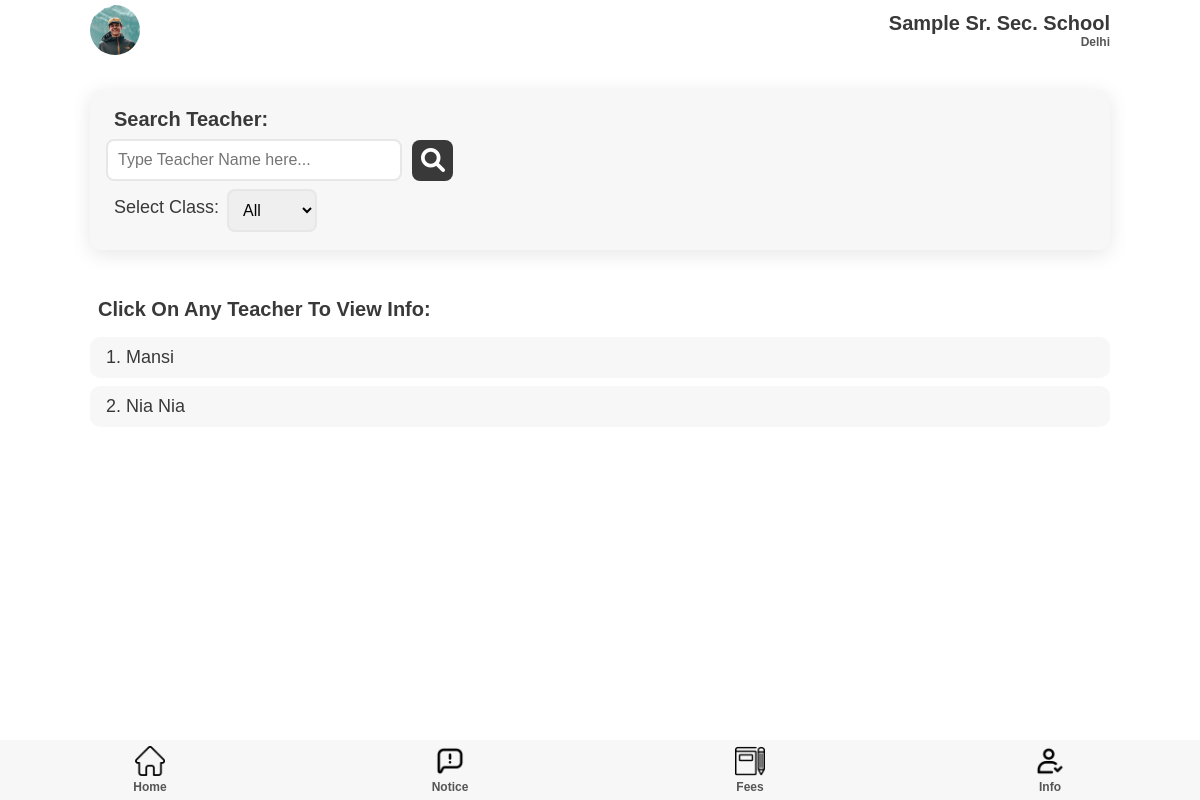
Page /superadmin/teachers/ (signed in) on the earlier database version.
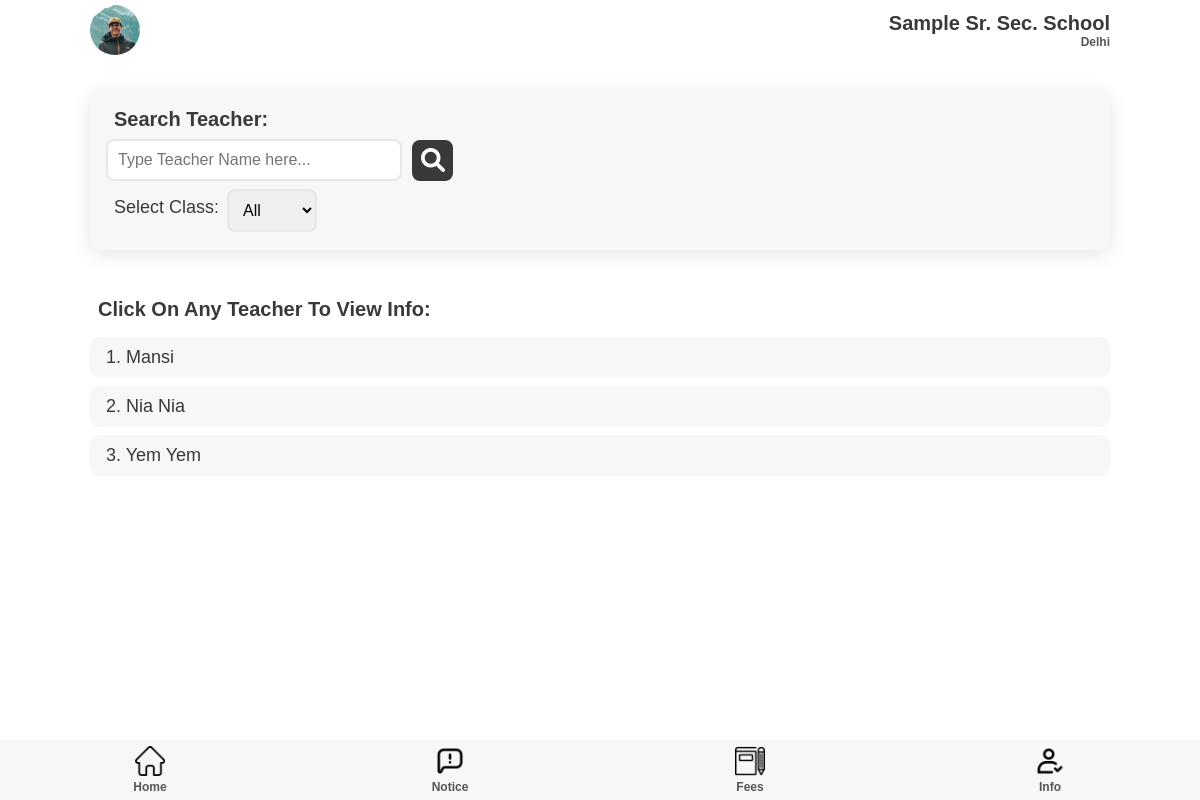
Same page on the later database version.
### teacher/models.py (models this page shows)
class teacher(models.Model):
    fname = models.CharField(max_length=50)
    mname = models.CharField(max_length=50, blank=True, null=True)
    lname = models.CharField(max_length=50, blank=True, null=True)
    email = models.EmailField()
    phone = models.IntegerField()
    user = models.OneToOneField(User, on_delete=models.CASCADE, primary_key = True)
    school = models.ForeignKey('superadmin.school', on_delete=models.PROTECT)
    username = models.CharField(max_length=50, blank=False, null=False)

### superadmin/views.py (the view)
# urls.py: path('teachers/', views.teachers, name = 'teachers'),
def teachers(request):
    admin = SuperAdmin.objects.get(user = request.user)
    teachers = teacher.objects.filter(school = admin.school)
    classes = classSection.objects.filter(teacher__in = teacher.objects.filter(school = admin.school))
    return render(request, 'teachers.html', {'teachers': teachers, 'classes': classes})

### templates/superadmin/teachers.html (shortened to what this page needs)
{% extends 'adminhome.html' %}
{% load static %}
{% block extra-head %}
    <link rel="stylesheet" href="{% static '/css/attendance.css' %}" />
    <link rel="stylesheet" href="{% static '/css/teacherExam.css' %}" />
    <link rel="stylesheet" href="{% static '/css/progress.css' %}" />
    <link rel="stylesheet" href="{% static '/css/adminList.css' %}" />
{% endblock extra-head %}
{% block content %}
    <section id="main">
        <section id="list-hero">
        <div class="menu-list list-hero">
          <div class="list-hero-search">
            <h2>Search Teacher:</h2>
            <div class="list-search-box">
              <input
                type="text"
                placeholder="Type Teacher Name here..."
                onchange="submitHandler(event)"
              />
              <i class="fas fa-search"></i>
            </div>
          </div>
          <div class="list-hero-filter">
            <p>Select Class:</p>
            <select name="select-class" id="" onchange="submitHandler(event)">
              <option value="all" selected>All</option>
            </select>
          </div>
        </div>
      </section>
      <section id="admin-stud-list">
        <div class="admin-stud-list">
          <h2>Click on any Teacher to view info:</h2>
          {% for teacher in teachers %}
          <div class="stud-list-elem">
            <div>
              <p>{{ forloop.counter }}. {{ teacher.fname }} {% if teacher.mname %}{{ teacher.mname }}{% endif %} {% if teacher.lname %}{{ teacher.lname }}{% endif %}</p>
            </div>
          </div>
          {% endfor %}
        </div>
      </section>
    </section>
{% endblock content %}

Differences in the rows shown:
added teacher: fname "Yem", lname "Yem"
